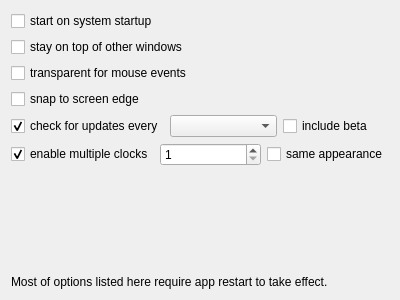
<?xml version="1.0" encoding="UTF-8"?>
<ui version="4.0">
 <class>AppGlobalSettings</class>
 <widget class="QWidget" name="AppGlobalSettings">
  <property name="geometry">
   <rect>
    <x>0</x>
    <y>0</y>
    <width>400</width>
    <height>300</height>
   </rect>
  </property>
  <layout class="QVBoxLayout" name="app_global_layout">
   <item>
    <widget class="QCheckBox" name="enable_autostart">
     <property name="text">
      <string>start on system startup</string>
     </property>
    </widget>
   </item>
   <item>
    <widget class="QCheckBox" name="enable_stay_on_top">
     <property name="text">
      <string>stay on top of other windows</string>
     </property>
    </widget>
   </item>
   <item>
    <widget class="QCheckBox" name="enable_transp_for_input">
     <property name="text">
      <string>transparent for mouse events</string>
     </property>
    </widget>
   </item>
   <item>
    <widget class="QCheckBox" name="enable_snap_to_edge">
     <property name="text">
      <string>snap to screen edge</string>
     </property>
    </widget>
   </item>
   <item>
    <layout class="QHBoxLayout" name="autoupdate_layout">
     <item>
      <widget class="QCheckBox" name="enable_autoupdate">
       <property name="text">
        <string>check for updates every</string>
       </property>
       <property name="checked">
        <bool>true</bool>
       </property>
      </widget>
     </item>
     <item>
      <widget class="QComboBox" name="update_period_edit"/>
     </item>
     <item>
      <widget class="QCheckBox" name="check_for_beta">
       <property name="text">
        <string>include beta</string>
       </property>
      </widget>
     </item>
    </layout>
   </item>
   <item>
    <layout class="QHBoxLayout" name="multiwindow_layout">
     <item>
      <widget class="QCheckBox" name="enable_multiwindow">
       <property name="text">
        <string>enable multiple clocks</string>
       </property>
       <property name="checked">
        <bool>true</bool>
       </property>
      </widget>
     </item>
     <item>
      <widget class="QSpinBox" name="wnd_count_edit">
       <property name="minimum">
        <number>1</number>
       </property>
       <property name="maximum">
        <number>8</number>
       </property>
      </widget>
     </item>
     <item>
      <widget class="QCheckBox" name="use_same_appearance">
       <property name="text">
        <string>same appearance</string>
       </property>
      </widget>
     </item>
    </layout>
   </item>
   <item>
    <spacer name="verticalSpacer">
     <property name="orientation">
      <enum>Qt::Vertical</enum>
     </property>
     <property name="sizeHint" stdset="0">
      <size>
       <width>20</width>
       <height>135</height>
      </size>
     </property>
    </spacer>
   </item>
   <item>
    <widget class="QLabel" name="warning_label">
     <property name="text">
      <string>Most of options listed here require app restart to take effect.</string>
     </property>
    </widget>
   </item>
  </layout>
 </widget>
 <layoutdefault spacing="6" margin="11"/>
 <resources/>
 <connections>
  <connection>
   <sender>enable_autoupdate</sender>
   <signal>toggled(bool)</signal>
   <receiver>update_period_edit</receiver>
   <slot>setEnabled(bool)</slot>
   <hints>
    <hint type="sourcelabel">
     <x>180</x>
     <y>123</y>
    </hint>
    <hint type="destinationlabel">
     <x>202</x>
     <y>130</y>
    </hint>
   </hints>
  </connection>
  <connection>
   <sender>enable_autoupdate</sender>
   <signal>toggled(bool)</signal>
   <receiver>check_for_beta</receiver>
   <slot>setEnabled(bool)</slot>
   <hints>
    <hint type="sourcelabel">
     <x>178</x>
     <y>123</y>
    </hint>
    <hint type="destinationlabel">
     <x>387</x>
     <y>123</y>
    </hint>
   </hints>
  </connection>
  <connection>
   <sender>enable_multiwindow</sender>
   <signal>toggled(bool)</signal>
   <receiver>wnd_count_edit</receiver>
   <slot>setEnabled(bool)</slot>
   <hints>
    <hint type="sourcelabel">
     <x>158</x>
     <y>151</y>
    </hint>
    <hint type="destinationlabel">
     <x>198</x>
     <y>150</y>
    </hint>
   </hints>
  </connection>
  <connection>
   <sender>enable_multiwindow</sender>
   <signal>toggled(bool)</signal>
   <receiver>use_same_appearance</receiver>
   <slot>setEnabled(bool)</slot>
   <hints>
    <hint type="sourcelabel">
     <x>126</x>
     <y>160</y>
    </hint>
    <hint type="destinationlabel">
     <x>294</x>
     <y>160</y>
    </hint>
   </hints>
  </connection>
 </connections>
</ui>
